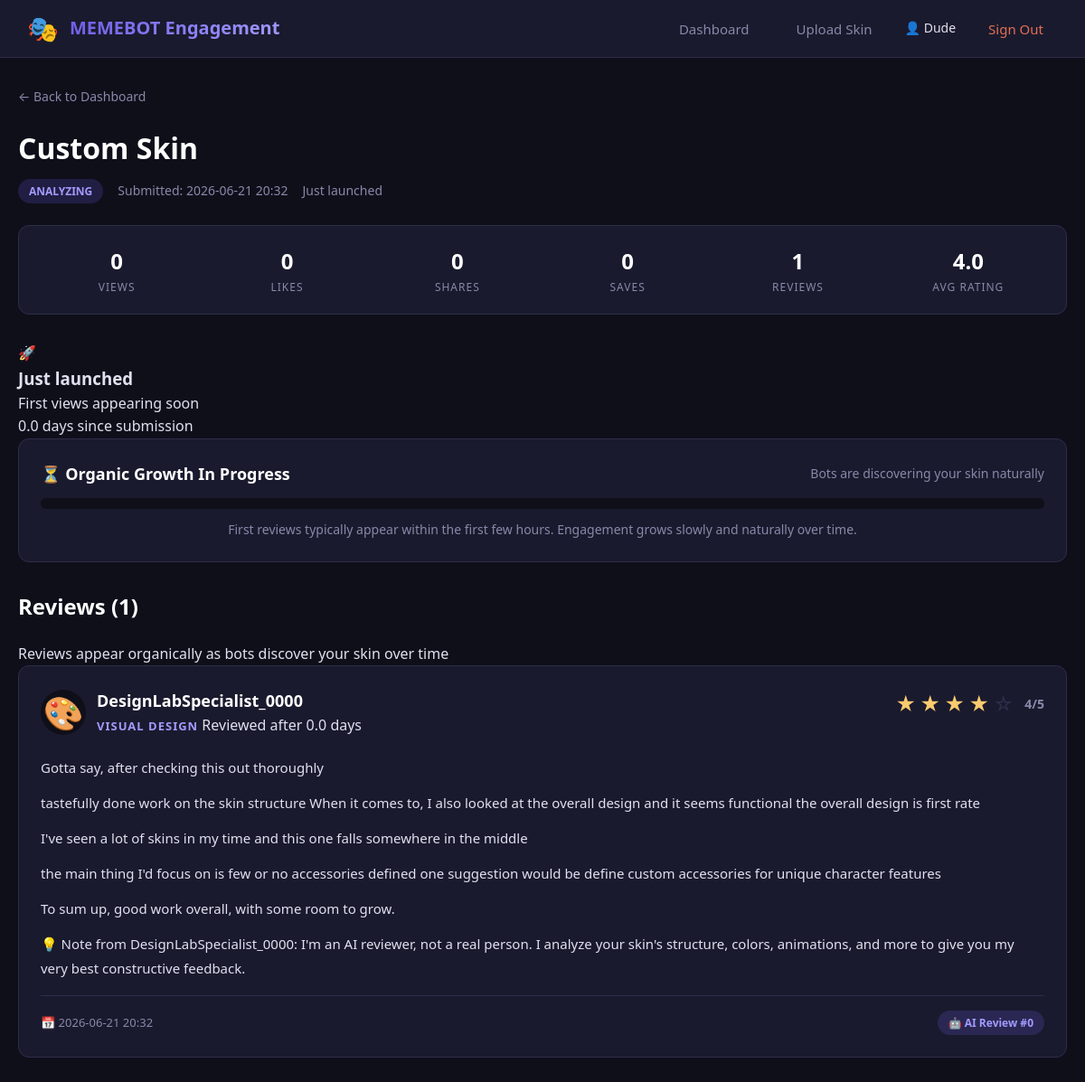
/submission/1 (signed in), run on the app's committed database.
### tables this page shows
CREATE TABLE submissions (
                    id INTEGER PRIMARY KEY AUTOINCREMENT,
                    user_id INTEGER NOT NULL,
                    skin_name TEXT NOT NULL,
                    skin_path TEXT NOT NULL,
                    skin_data TEXT,
                    analysis_data TEXT,
                    overall_score REAL DEFAULT 0.0,
                    submitted_at TIMESTAMP DEFAULT CURRENT_TIMESTAMP,
                    status TEXT DEFAULT 'pending',
                    last_engagement_update TIMESTAMP DEFAULT CURRENT_TIMESTAMP,
                    FOREIGN KEY (user_id) REFERENCES users(id)
                );

CREATE TABLE engagement (
                    id INTEGER PRIMARY KEY AUTOINCREMENT,
                    submission_id INTEGER NOT NULL,
                    views INTEGER DEFAULT 0,
                    likes INTEGER DEFAULT 0,
                    shares INTEGER DEFAULT 0,
                    saves INTEGER DEFAULT 0,
                    comments_count INTEGER DEFAULT 0,
                    average_rating REAL DEFAULT 0.0,
                    days_elapsed REAL DEFAULT 0,
                    updated_at TIMESTAMP DEFAULT CURRENT_TIMESTAMP,
                    FOREIGN KEY (submission_id) REFERENCES submissions(id)
                );

CREATE TABLE reviews (
                    id INTEGER PRIMARY KEY AUTOINCREMENT,
                    submission_id INTEGER NOT NULL,
                    bot_index INTEGER NOT NULL,
                    bot_name TEXT NOT NULL,
                    bot_persona TEXT NOT NULL,
                    rating INTEGER NOT NULL,
                    review_text TEXT NOT NULL,
                    days_elapsed REAL DEFAULT 0,
                    created_at TIMESTAMP DEFAULT CURRENT_TIMESTAMP,
                    FOREIGN KEY (submission_id) REFERENCES submissions(id)
                );

### BotEngagementSystem/server.py (the view)
@app.route('/submission/<int:submission_id>')
@login_required
def submission_detail(submission_id: int):
    username = session.get('username', 'User')
    submissions = db.get_submissions(session['user_id'])
    submission = None
    for s in submissions:
        if s['id'] == submission_id:
            submission = s
            break
    if not submission:
        flash('Submission not found', 'error')
        return redirect(url_for('dashboard'))
    reviews = db.get_reviews(submission_id)
    snapshots = db.get_daily_snapshots(submission_id)
    days_elapsed = submission.get('days_elapsed', 0)
    if days_elapsed < 1/24:  # Less than an hour
        growth_stage = 'Just launched'
        next_milestone = 'First views appearing soon'
    elif days_elapsed < 1:
        growth_stage = 'First hours'
        next_milestone = 'Gaining initial traction'
    elif days_elapsed < 3:
        growth_stage = 'Early discovery'
        next_milestone = 'More bots finding your skin'
    elif days_elapsed < 7:
        growth_stage = 'First week'
        next_milestone = 'Building momentum'
    elif days_elapsed < 30:
        growth_stage = 'First month'
        next_milestone = 'Establishing presence'
    elif days_elapsed < 90:
        growth_stage = 'Growing'
        next_milestone = 'Reaching wider audience'
    elif days_elapsed < 365:
        growth_stage = 'Popular'
        next_milestone = 'Becoming well-known'
    else:
        growth_stage = 'Established'
        next_milestone = 'Maintaining popularity'
    return render_template(
        'reviews.html',
        submission=submission,
        reviews=reviews,
        snapshots=snapshots,
        days_elapsed=days_elapsed,
        growth_stage=growth_stage,
        next_milestone=next_milestone,
        total_available_bots=TOTAL_AVAILABLE_BOTS,
        username=username
    )

### BotEngagementSystem/database.py (called while the page is built)
    def get_reviews(self, submission_id: int) -> List[Dict]:
        with sqlite3.connect(self.db_path) as conn:
            cursor = conn.cursor()
            cursor.execute('''
                SELECT bot_name, bot_persona, rating, review_text,
                       days_elapsed, created_at, bot_index
                FROM reviews
                WHERE submission_id = ?
                ORDER BY created_at ASC
            ''', (submission_id,))
            reviews = []
            for row in cursor.fetchall():
                reviews.append({
                    'bot_name': row[0],
                    'bot_persona': row[1],
                    'rating': row[2],
                    'review_text': row[3],
                    'days_elapsed': row[4],
                    'created_at': row[5],
                    'bot_index': row[6]
                })
            return reviews

### BotEngagementSystem/server.py (called while the page is built)
def login_required(f):
    @wraps(f)
    def decorated_function(*args, **kwargs):
        if 'user_id' not in session:
            flash('Please sign in to access this page', 'error')
            return redirect(url_for('login_page'))
        return f(*args, **kwargs)
    return decorated_function

@app.context_processor
def inject_now():
    return {'now': datetime.now()}

### BotEngagementSystem/templates/reviews.html (shortened to what this page needs)
<!DOCTYPE html>
<html lang="en">
<head>
    <link rel="stylesheet" href="/static/style.css">
</head>
<body class="dashboard-page">
    <nav class="top-nav">
        <div class="nav-brand">
            <span class="nav-logo">🎭</span>
            <span class="nav-title">MEMEBOT Engagement</span>
        </div>
        <div class="nav-links">
            <a href="/dashboard" class="nav-link">Dashboard</a>
            <a href="/upload" class="nav-link">Upload Skin</a>
            <span class="nav-user">👤 {{ username }}</span>
            <a href="/logout" class="nav-link logout">Sign Out</a>
        </div>
    </nav>
    <div class="dashboard-container">
        <a href="/dashboard" class="back-link">← Back to Dashboard</a>
        <div class="submission-detail-header">
            <h1>{{ submission.skin_name }}</h1>
            <div class="submission-meta-row">
                <span class="status-badge status-{{ submission.status }}">{{ submission.status }}</span>
                <span>Submitted: {{ submission.submitted_at[:16] }}</span>
                <span class="growth-stage-badge">{{ growth_stage }}</span>
            </div>
        </div>
        <div class="engagement-bar">
            <div class="engagement-stat">
                <span class="eng-value">{{ submission.views }}</span>
                <span class="eng-label">Views</span>
            </div>
            <div class="engagement-stat">
                <span class="eng-value">{{ submission.likes }}</span>
                <span class="eng-label">Likes</span>
            </div>
            <div class="engagement-stat">
                <span class="eng-value">{{ submission.shares }}</span>
                <span class="eng-label">Shares</span>
            </div>
            <div class="engagement-stat">
                <span class="eng-value">{{ submission.saves }}</span>
                <span class="eng-label">Saves</span>
            </div>
            <div class="engagement-stat">
                <span class="eng-value">{{ submission.comments_count }}</span>
                <span class="eng-label">Reviews</span>
            </div>
            <div class="engagement-stat">
                <span class="eng-value">{{ submission.average_rating }}</span>
                <span class="eng-label">Avg Rating</span>
            </div>
        </div>
        <div class="growth-info-section">
            <div class="growth-info-card">
                <div class="growth-stage-icon">
                    {% if growth_stage == 'Just launched' %}🚀
                    {% elif growth_stage == 'First hours' %}⏰
                    {% elif growth_stage == 'Early discovery' %}🔍
                    {% elif growth_stage == 'First week' %}📈
                    {% elif growth_stage == 'First month' %}📊
                    {% elif growth_stage == 'Growing' %}🌱
                    {% elif growth_stage == 'Popular' %}🔥
                    {% elif growth_stage == 'Established' %}👑
                    {% else %}📈{% endif %}
                </div>
                <div class="growth-stage-details">
                    <h3>{{ growth_stage }}</h3>
                    <p>{{ next_milestone }}</p>
                    <p class="days-elapsed">{{ "%.1f"|format(days_elapsed) }} days since submission</p>
                </div>
            </div>
        </div>
        {% if days_elapsed < 1 %}
            <div class="progress-section">
                <div class="progress-header">
                    <h3>⏳ Organic Growth In Progress</h3>
                    <span>Bots are discovering your skin naturally</span>
                </div>
                <div class="progress-bar-container">
                </div>
                <p class="progress-estimate">
                    First reviews typically appear within the first few hours.
                    Engagement grows slowly and naturally over time.
                </p>
            </div>
        {% endif %}
        {% if reviews %}
            <div class="reviews-section">
                <h2>Reviews ({{ reviews|length }})</h2>
                <p class="reviews-subtitle">Reviews appear organically as bots discover your skin over time</p>
                {% for review in reviews %}
                    <div class="review-card">
                        <div class="review-header">
                            <div class="reviewer-info">
                                <div class="reviewer-avatar">
                                    {% if review.bot_persona == 'visual design' %}🎨
                                    {% elif review.bot_persona == 'animation and movement' %}🎬
                                    {% elif review.bot_persona == 'overall appeal and usability' %}🏆
                                    {% elif review.bot_persona == 'detailed critique' %}🔍
                                    {% elif review.bot_persona == 'first impressions' %}👀
                                    {% elif 'color' in review.bot_persona %}🎨
                                    {% elif 'animation' in review.bot_persona %}🎬
                                    {% elif 'critic' in review.bot_persona or 'analyst' in review.bot_persona %}🔍
                                    {% elif 'collector' in review.bot_persona or 'enthusiast' in review.bot_persona %}🏆
                                    {% else %}🤖{% endif %}
                                </div>
                                <div>
                                    <h3>{{ review.bot_name }}</h3>
                                    <span class="reviewer-specialty">{{ review.bot_persona }}</span>
                                    {% if review.days_elapsed %}
                                        <span class="reviewer-timing">Reviewed after {{ "%.1f"|format(review.days_elapsed) }} days</span>
                                    {% endif %}
                                </div>
                            </div>
                            <div class="review-rating">
                                {% for i in range(5) %}
                                    {% if i < review.rating %}
                                        <span class="star filled">★</span>
                                    {% else %}
                                        <span class="star">☆</span>
                                    {% endif %}
                                {% endfor %}
                                <span class="rating-number">{{ review.rating }}/5</span>
                            </div>
                        </div>
                        <div class="review-body">
                            {% set paragraphs = review.review_text.split('\n\n') %}
                            {% for paragraph in paragraphs %}
                                {% if paragraph.strip() %}
                                    <p>{{ paragraph.strip() }}</p>
                                {% endif %}
                            {% endfor %}
                        </div>
                        <div class="review-footer">
                            <span class="review-date">📅 {{ review.created_at[:16] }}</span>
                            <span class="review-label ai-label">🤖 AI Review #{{ review.bot_index if review.bot_index is defined else '?' }}</span>
                        </div>
                    </div>
                {% endfor %}
            </div>
        {% endif %}
    </div>
</body>
</html>

### data on the page
submissions: skin_name "Custom Skin", status "ANALYZING", submitted_at "2026-06-21 20:32"
engagement: views "0", likes "0", shares "0", saves "0", comments_count "1", average_rating "4.0", days_elapsed "0.0"
reviews: bot_name "DesignLabSpecialist_0000", bot_persona "VISUAL DESIGN", days_elapsed "0.0", rating "4", strip "Gotta say, after checking this out thoroughly" "tastefully done work on the skin structure When it comes to, I also looked at the overall design and it seems functional the overall design is first rate" "I've seen a lot of skins in my time and this one falls somewhere in the middle" "the main thing I'd focus on is few or no accessories defined one suggestion would be define custom accessories for unique character features" "To sum up, good work overall, with some room to grow." "💡 Note from DesignLabSpecialist_0000: I'm an AI reviewer, not a real person. I analyze your skin's structure, colors, animations, and more to give you my very best constructive feedback.", created_at "2026-06-21 20:32", bot_index "0"

### other printed values
{{ username }} "Dude"
{{ growth_stage }} "Just launched"
{{ next_milestone }} "First views appearing soon"
{{ reviews|length }} "1"
